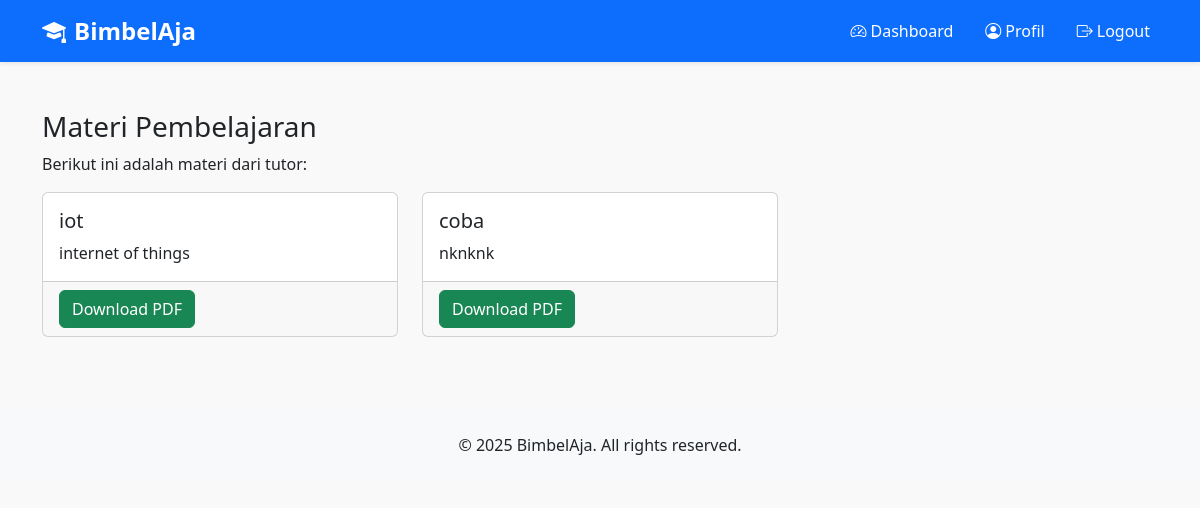
Before: /siswa/materi.php (signed in) with the older database file.
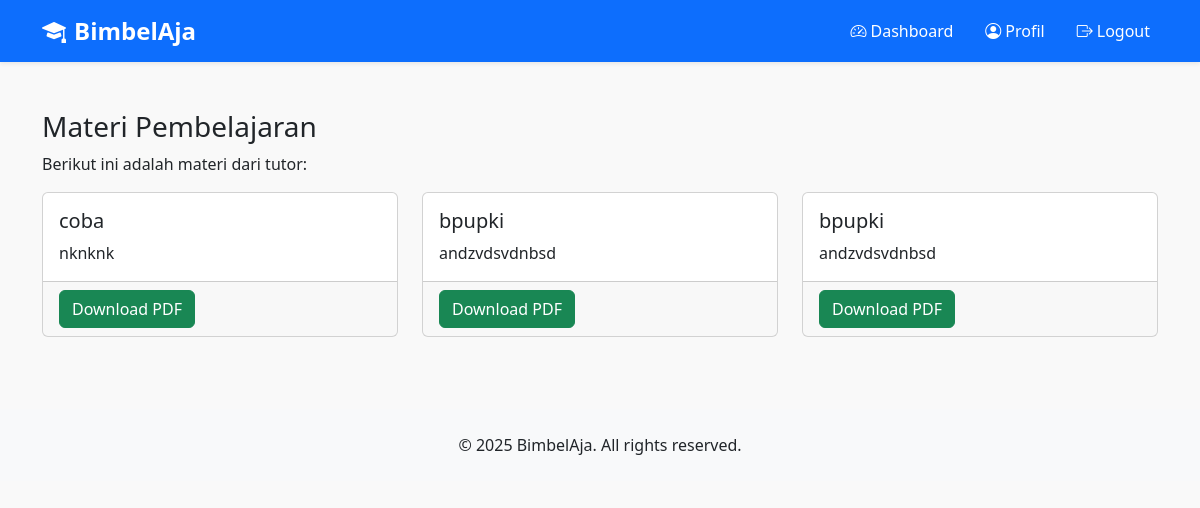
After: the same page with the newer database file.
### tables this page shows
CREATE TABLE `materi` (
  `id` int(11) NOT NULL,
  `judul` varchar(100) NOT NULL,
  `deskripsi` text DEFAULT NULL,
  `file` varchar(100) DEFAULT NULL,
  `tutor_id` int(11) DEFAULT NULL,
  `kelas_id` int(11) DEFAULT NULL,
  `created_at` datetime DEFAULT current_timestamp(),
  `tipe_file` enum('pdf','video','lain') DEFAULT 'pdf',
  `kategori_id` int(11) DEFAULT NULL
);

### siswa/materi.php (the view, shortened to what this page needs)
<?php
include '../includes/header.php';
include '../config/database.php';
$query = "SELECT * FROM materi";
$result = $conn->query($query);
?>
<div class="container mt-5">
  <h3>Materi Pembelajaran</h3>
  <p>Berikut ini adalah materi dari tutor:</p>
  <?php if ($result->num_rows > 0): ?>
    <div class="row">
      <?php while ($row = $result->fetch_assoc()): ?>
        <div class="col-md-4 mb-4">
          <div class="card h-100">
            <div class="card-body">
              <h5 class="card-title"><?= htmlspecialchars($row['judul']) ?></h5>
              <p class="card-text"><?= nl2br(htmlspecialchars($row['deskripsi'])) ?></p>
            </div>
            <div class="card-footer">
              <?php if ($row['tipe_file'] === 'video'): ?>
                <a href="../uploads/<?= $row['file'] ?>" class="btn btn-primary" target="_blank">Tonton Video</a>
              <?php else: ?>
                <a href="../uploads/<?= $row['file'] ?>" class="btn btn-success" download>Download PDF</a>
              <?php endif; ?>
            </div>
          </div>
        </div>
      <?php endwhile; ?>
    </div>
  <?php else: ?>
    <div class="alert alert-warning">Belum ada materi tersedia.</div>
  <?php endif; ?>
</div>
<?php include '../includes/footer.php'; ?>

Changed rows visible on the page:
removed materi: judul "iot", deskripsi "internet of things"
added materi: judul "bpupki", deskripsi "andzvdsvdnbsd"
added materi: judul "bpupki", deskripsi "andzvdsvdnbsd"
